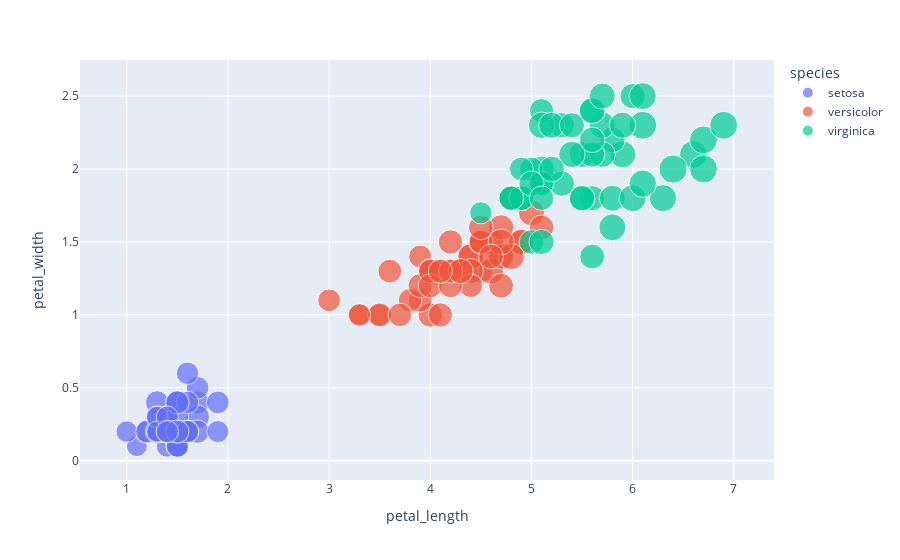

Write notebook code for a chart like this one.
### Markdown cell above
```
Create a scatter plot of petal_length vs petal_width. Use species as the color and display all the feature values when you hover over a point.
```

### Code cell
from plotly.offline import init_notebook_mode, iplot
init_notebook_mode(connected=True)

fig = px.scatter(df, x="petal_length", y="petal_width", color="species", 
                size="sepal_length", 
                hover_data=['sepal_width'])
fig.show()

### Figure 1 — Plotly figure (JSON) as saved in the notebook; plotly's stock layout.template omitted (floating-point values rounded to 4 significant figures)
{"data": [{"customdata": [[3.5], [3], [3.2], [3.1], [3.6], [3.9], [3.4], [3.4], [2.9], [3.1], [3.7], [3.4], [3], [3], [4], [4.4], [3.9], [3.5], [3.8], [3.8], [3.4], [3.7], [3.6], [3.3], [3.4], [3], [3.4], [3.5], [3.4], [3.2], [3.1], [3.4], [4.1], [4.2], [3.1], [3.2], [3.5], [3.1], [3], [3.4], [3.5], [2.3], [3.2], [3.5], [3.8], [3], [3.8], [3.2], [3.7], [3.3]], "hovertemplate": "species=setosa<br>petal_length=%{x}<br>petal_width=%{y}<br>sepal_length=%{marker.size}<br>sepal_width=%{customdata[0]}<extra></extra>", "legendgroup": "setosa", "marker": {"color": "#636efa", "size": [5.1, 4.9, 4.7, 4.6, 5, 5.4, 4.6, 5, 4.4, 4.9, 5.4, 4.8, 4.8, 4.3, 5.8, 5.7, 5.4, 5.1, 5.7, 5.1, 5.4, 5.1, 4.6, 5.1, 4.8, 5, 5, 5.2, 5.2, 4.7, 4.8, 5.4, 5.2, 5.5, 4.9, 5, 5.5, 4.9, 4.4, 5.1, 5, 4.5, 4.4, 5, 5.1, 4.8, 5.1, 4.6, 5.3, 5], "sizemode": "area", "sizeref": 0.01975, "symbol": "circle"}, "mode": "markers", "name": "setosa", "orientation": "v", "showlegend": true, "type": "scatter", "x": [1.4, 1.4, 1.3, 1.5, 1.4, 1.7, 1.4, 1.5, 1.4, 1.5, 1.5, 1.6, 1.4, 1.1, 1.2, 1.5, 1.3, 1.4, 1.7, 1.5, 1.7, 1.5, 1, 1.7, 1.9, 1.6, 1.6, 1.5, 1.4, 1.6, 1.6, 1.5, 1.5, 1.4, 1.5, 1.2, 1.3, 1.5, 1.3, 1.5, 1.3, 1.3, 1.3, 1.6, 1.9, 1.4, 1.6, 1.4, 1.5, 1.4], "xaxis": "x", "y": [0.2, 0.2, 0.2, 0.2, 0.2, 0.4, 0.3, 0.2, 0.2, 0.1, 0.2, 0.2, 0.1, 0.1, 0.2, 0.4, 0.4, 0.3, 0.3, 0.3, 0.2, 0.4, 0.2, 0.5, 0.2, 0.2, 0.4, 0.2, 0.2, 0.2, 0.2, 0.4, 0.1, 0.2, 0.1, 0.2, 0.2, 0.1, 0.2, 0.2, 0.3, 0.3, 0.2, 0.6, 0.4, 0.3, 0.2, 0.2, 0.2, 0.2], "yaxis": "y"}, {"customdata": [[3.2], [3.2], [3.1], [2.3], [2.8], [2.8], [3.3], [2.4], [2.9], [2.7], [2], [3], [2.2], [2.9], [2.9], [3.1], [3], [2.7], [2.2], [2.5], [3.2], [2.8], [2.5], [2.8], [2.9], [3], [2.8], [3], [2.9], [2.6], [2.4], [2.4], [2.7], [2.7], [3], [3.4], [3.1], [2.3], [3], [2.5], [2.6], [3], [2.6], [2.3], [2.7], [3], [2.9], [2.9], [2.5], [2.8]], "hovertemplate": "species=versicolor<br>petal_length=%{x}<br>petal_width=%{y}<br>sepal_length=%{marker.size}<br>sepal_width=%{customdata[0]}<extra></extra>", "legendgroup": "versicolor", "marker": {"color": "#EF553B", "size": [7, 6.4, 6.9, 5.5, 6.5, 5.7, 6.3, 4.9, 6.6, 5.2, 5, 5.9, 6, 6.1, 5.6, 6.7, 5.6, 5.8, 6.2, 5.6, 5.9, 6.1, 6.3, 6.1, 6.4, 6.6, 6.8, 6.7, 6, 5.7, 5.5, 5.5, 5.8, 6, 5.4, 6, 6.7, 6.3, 5.6, 5.5, 5.5, 6.1, 5.8, 5, 5.6, 5.7, 5.7, 6.2, 5.1, 5.7], "sizemode": "area", "sizeref": 0.01975, "symbol": "circle"}, "mode": "markers", "name": "versicolor", "orientation": "v", "showlegend": true, "type": "scatter", "x": [4.7, 4.5, 4.9, 4, 4.6, 4.5, 4.7, 3.3, 4.6, 3.9, 3.5, 4.2, 4, 4.7, 3.6, 4.4, 4.5, 4.1, 4.5, 3.9, 4.8, 4, 4.9, 4.7, 4.3, 4.4, 4.8, 5, 4.5, 3.5, 3.8, 3.7, 3.9, 5.1, 4.5, 4.5, 4.7, 4.4, 4.1, 4, 4.4, 4.6, 4, 3.3, 4.2, 4.2, 4.2, 4.3, 3, 4.1], "xaxis": "x", "y": [1.4, 1.5, 1.5, 1.3, 1.5, 1.3, 1.6, 1, 1.3, 1.4, 1, 1.5, 1, 1.4, 1.3, 1.4, 1.5, 1, 1.5, 1.1, 1.8, 1.3, 1.5, 1.2, 1.3, 1.4, 1.4, 1.7, 1.5, 1, 1.1, 1, 1.2, 1.6, 1.5, 1.6, 1.5, 1.3, 1.3, 1.3, 1.2, 1.4, 1.2, 1, 1.3, 1.2, 1.3, 1.3, 1.1, 1.3], "yaxis": "y"}, {"customdata": [[3.3], [2.7], [3], [2.9], [3], [3], [2.5], [2.9], [2.5], [3.6], [3.2], [2.7], [3], [2.5], [2.8], [3.2], [3], [3.8], [2.6], [2.2], [3.2], [2.8], [2.8], [2.7], [3.3], [3.2], [2.8], [3], [2.8], [3], [2.8], [3.8], [2.8], [2.8], [2.6], [3], [3.4], [3.1], [3], [3.1], [3.1], [3.1], [2.7], [3.2], [3.3], [3], [2.5], [3], [3.4], [3]], "hovertemplate": "species=virginica<br>petal_length=%{x}<br>petal_width=%{y}<br>sepal_length=%{marker.size}<br>sepal_width=%{customdata[0]}<extra></extra>", "legendgroup": "virginica", "marker": {"color": "#00cc96", "size": [6.3, 5.8, 7.1, 6.3, 6.5, 7.6, 4.9, 7.3, 6.7, 7.2, 6.5, 6.4, 6.8, 5.7, 5.8, 6.4, 6.5, 7.7, 7.7, 6, 6.9, 5.6, 7.7, 6.3, 6.7, 7.2, 6.2, 6.1, 6.4, 7.2, 7.4, 7.9, 6.4, 6.3, 6.1, 7.7, 6.3, 6.4, 6, 6.9, 6.7, 6.9, 5.8, 6.8, 6.7, 6.7, 6.3, 6.5, 6.2, 5.9], "sizemode": "area", "sizeref": 0.01975, "symbol": "circle"}, "mode": "markers", "name": "virginica", "orientation": "v", "showlegend": true, "type": "scatter", "x": [6, 5.1, 5.9, 5.6, 5.8, 6.6, 4.5, 6.3, 5.8, 6.1, 5.1, 5.3, 5.5, 5, 5.1, 5.3, 5.5, 6.7, 6.9, 5, 5.7, 4.9, 6.7, 4.9, 5.7, 6, 4.8, 4.9, 5.6, 5.8, 6.1, 6.4, 5.6, 5.1, 5.6, 6.1, 5.6, 5.5, 4.8, 5.4, 5.6, 5.1, 5.1, 5.9, 5.7, 5.2, 5, 5.2, 5.4, 5.1], "xaxis": "x", "y": [2.5, 1.9, 2.1, 1.8, 2.2, 2.1, 1.7, 1.8, 1.8, 2.5, 2, 1.9, 2.1, 2, 2.4, 2.3, 1.8, 2.2, 2.3, 1.5, 2.3, 2, 2, 1.8, 2.1, 1.8, 1.8, 1.8, 2.1, 1.6, 1.9, 2, 2.2, 1.5, 1.4, 2.3, 2.4, 1.8, 1.8, 2.1, 2.4, 2.3, 1.9, 2.3, 2.5, 2.3, 1.9, 2, 2.3, 1.8], "yaxis": "y"}], "layout": {"legend": {"itemsizing": "constant", "title": {"text": "species"}, "tracegroupgap": 0}, "margin": {"t": 60}, "xaxis": {"anchor": "y", "domain": [0, 1], "title": {"text": "petal_length"}}, "yaxis": {"anchor": "x", "domain": [0, 1], "title": {"text": "petal_width"}}}}
